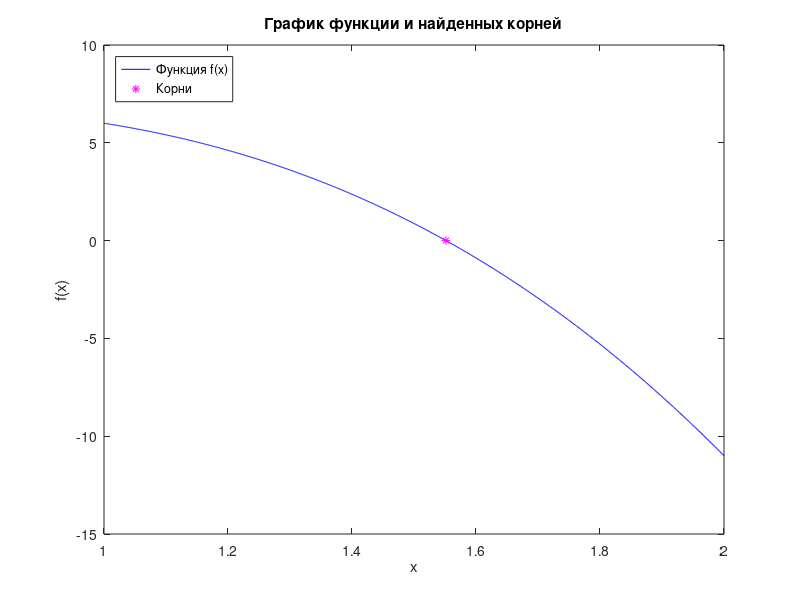

Write MATLAB code to recreate this figure.
clear; clc; % очистка командного окна и переменных
% Определение функции для решаемого уравнения
f = @(x) -3 * (x .^ 3) + 4 * x + 5;
% Определение интервала для перебора корней
a = 1; % начало интервала
b = 2; % конец интервала
n = 1000; % количество точек для перебора

x0 = 1; % Начальное приближение
x_fzero = fzero(f, x0);
x_fsolve = fsolve(f, x0);
fprintf('-------------------------\n');
disp(['fzero solution: x = ', num2str(x_fzero)]);
disp(['fsolve solution: x = ', num2str(x_fsolve)]);
fprintf('-------------------------\n\n');


% Метод перебора
x = linspace(a, b, n); % генерация n равномерно распределенных точек на интервале [a, b]
y = f(x); % вычисление значений функции в этих точках
roots = x(abs(y) < 0.01); % выбор корней с определенной точностью

% Результаты перебора
fprintf('-------------------------\n');
fprintf('Метод перебора:\n');
disp(['Корни уравнения: ', num2str(roots)]);
fprintf('-------------------------\n\n');

% График функции и найденных корней
figure;
plot(x, y, 'b'); % построение графика функции
hold on;
plot(roots, f(roots), 'm*'); % отметка корней на графике
xlabel('x');
ylabel('f(x)');
title('График функции и найденных корней');
legend('Функция f(x)', 'Корни', 'Location', 'NorthWest');

% метод половинного деления
% Интервал начального приближения a и b
a = 1;
b = 2;
tol = 1e-6;
maxIter = 100;
converge = true; % предполагаем, что сходится
if f(a) * f(b) > 0 % Проверка условия сходимости
    converge = false; % не сходится
end
fprintf('-------------------------\n');
fprintf('Метод половинного деления:\n');
if converge
    fprintf('Сходимость метода: сходится\n');
    c = (a + b) / 2;  % Начальное приближение
    iter = 0;
    while abs(f(c)) > tol && iter < maxIter
        if f(a) * f(c) < 0
            b = c;
        else 
            a = c;
        end
        c = (a + b) / 2;
        iter = iter + 1;
    end
    fprintf('Корень: %f \nЧисло итераций: %d\n', c, iter);
else
    fprintf('Сходимость метода: не сходится\n');
end
fprintf('-------------------------\n\n');

% Метод простых итераций
t = 0.1;
g = @(x) x+t*(-3 * (x .^ 3) + 4 * x + 5); % итерационная формула
dg = @(x) -9*t*(x.^2)+4*t+1; % Производная функции g(x)
x = 1.7; % Выбор начального значения x в окрестности корня
maxIter = 100; % Максимальное количество итераций
converge = true; % предполагаем, что сходится
iter = 0;
while abs(dg(x)) >= 1 && iter < maxIter
    x = g(x);
    iter = iter + 1;
end
if abs(dg(x)) >= 1 % Проверка условия сходимости |g'(x)| < 1 в окрестности корня
    converge = false; % не сходится
end
fprintf('-------------------------\n');
fprintf('Метод простых итераций:\n');
if converge
    fprintf('Сходимость метода: сходится\n');
    iter = 0;
    while iter < maxIter
        x = g(x0);
        if abs(x - x0) < tol
            break;
        end
        x0 = x;
        iter = iter + 1;
    end
    fprintf('Корень: %f\nЧисло итераций: %d\n', x, iter);
else
    fprintf('Сходимость метода: не сходится\n');
end
fprintf('-------------------------\n\n');
dg = @(x) 6*(x.^2)-3;
% метод хорд
% Начальные приближения x0 и x1
x0 = -1;
x1 = 1;
tol = 1e-6; % Точность
maxIter = 100; % Максимальное количество итераций
converge = true; % предполагаем, что сходится
iter = 0;
if dg(x) < 0
    converge = false; % не сходится
end
fprintf('-------------------------\n');
fprintf('Метод хорд:\n');
if converge
    fprintf('Сходимость метода: сходится\n');
    while abs(x1 - x0) >= tol && iter < maxIter
    x = x1 - (f(x1) * (x1 - x0)) / (f(x1) - f(x0));
    if abs(x - x1) < tol
        break;
    end
    x0 = x1;
    x1 = x;
    iter = iter + 1;
    end
    fprintf('Корень %f\nЧисло итераций: %d\n', x, iter);
else
    fprintf('Сходимость метода: не сходится\n');
end
fprintf('-------------------------\n\n');

% метод секущих 
% Начальные приближения x0 и x1
x0 = -1;
x1 = 1;
tol = 1e-6; % Точность
maxIter = 100; % Максимальное количество итераций
converge = true; % предполагаем, что сходится
if dg(x) < 0
    converge = false; % не сходится
end
fprintf('-------------------------\n');
fprintf('Метод секущих:\n');
if converge
    fprintf('Сходимость метода: сходится\n');
    iter = 0;
    while abs(x1 - x0) >= tol && iter < maxIter
        x = x1 - (f(x1) * (x1 - x0)) / (f(x1) - f(x0));
        if abs(x - x1) < tol
            break;
        end
        x0 = x1;
        x1 = x;
        iter = iter + 1;
    end
    fprintf('Корень %f\nЧисло итераций: %d\n', x, iter);
else
    fprintf('Сходимость метода: не сходится\n');
end
fprintf('-------------------------\n\n');


